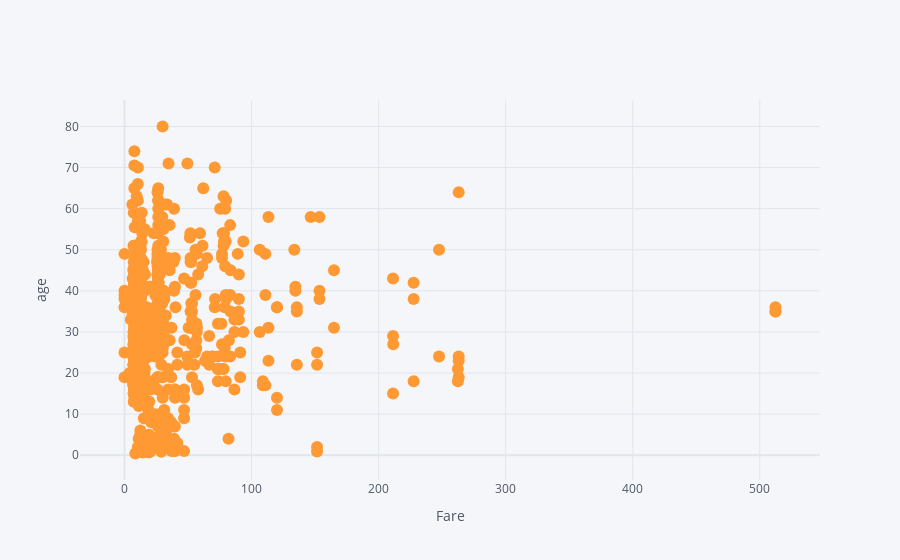

The code cell stored with this chart in its notebook:
### Code cell
df2.iplot(kind='scatter',x='fare',y='age',mode='markers',xTitle='Fare',yTitle='age' )

### Figure 1 — Plotly figure (JSON) as saved in the notebook; plotly's stock layout.template omitted (floating-point values rounded to 4 significant figures; data arrays with more than 128 entries replaced by an {"elided": "..."} marker saying what was removed)
{"data": [{"line": {"color": "rgba(255, 153, 51, 1.0)", "dash": "solid", "shape": "linear", "width": 1.3}, "marker": {"size": 12, "symbol": "circle"}, "mode": "markers", "name": "age", "text": "", "type": "scatter", "x": {"elided": "891 float values"}, "y": {"elided": "891 mixed values"}}], "layout": {"legend": {"bgcolor": "#F5F6F9", "font": {"color": "#4D5663"}}, "paper_bgcolor": "#F5F6F9", "plot_bgcolor": "#F5F6F9", "title": {"font": {"color": "#4D5663"}}, "xaxis": {"gridcolor": "#E1E5ED", "showgrid": true, "tickfont": {"color": "#4D5663"}, "title": {"font": {"color": "#4D5663"}, "text": "Fare"}, "zerolinecolor": "#E1E5ED"}, "yaxis": {"gridcolor": "#E1E5ED", "showgrid": true, "tickfont": {"color": "#4D5663"}, "title": {"font": {"color": "#4D5663"}, "text": "age"}, "zerolinecolor": "#E1E5ED"}}}
